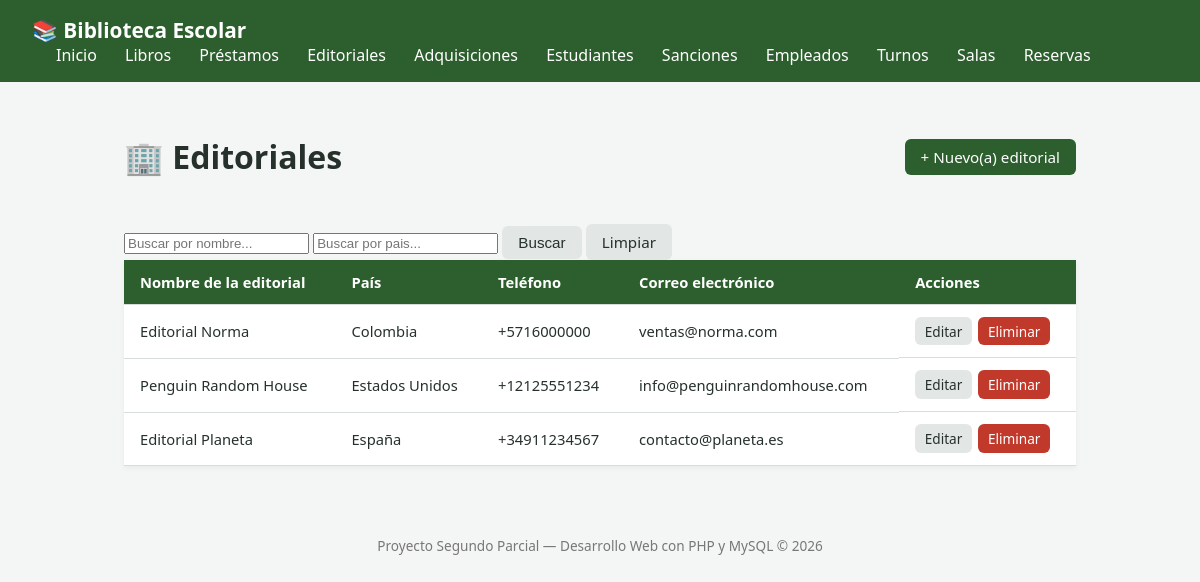
The app's page /index.php?route=editoriales with its own data.
### tables this page shows
CREATE TABLE IF NOT EXISTS editoriales (
    id INT AUTO_INCREMENT PRIMARY KEY,
    nombre VARCHAR(150) NOT NULL,
    pais VARCHAR(80) NOT NULL,
    telefono VARCHAR(20) NOT NULL,
    email VARCHAR(150) NOT NULL UNIQUE,
    creado_en TIMESTAMP DEFAULT CURRENT_TIMESTAMP
);

### app/controllers/editorialController.php (called while the page is built, shortened)
<?php
require_once __DIR__ . '/../models/editorial.php';
class EditorialController
{
    public function index(): void
    {
        $editoriales = editorial::obtenerTodos();
        require __DIR__ . '/../views/editoriales/index.php';
    }
}

### app/models/editorial.php (called while the page is built, shortened)
<?php
class editorial{
    public static function obtenerTodos()
    {
        $conn = Conexion::conectar();
        $sql = "SELECT id, nombre, pais, telefono, email FROM editoriales ORDER BY id DESC";
        $res = $conn->query($sql);
        $editoriales = [];
        while ($fila = $res->fetch_assoc()) {
            $editoriales[] = $fila;
        }
        return $editoriales;
    }
}
?>

### app/views/editoriales/index.php (the view, shortened to what this page needs)
<?php require __DIR__ . '/../header.php'; ?>
<div class="page-header">
    <h1>🏢 Editoriales</h1>
    <a href="index.php?route=editoriales/create" class="btn btn-primary">+ Nuevo(a) editorial</a>
</div>
<form action="index.php" method="GET" class="formulario-busqueda">
    <input type="text" name="nombre" placeholder="Buscar por nombre..." value="<?= htmlspecialchars($_GET['nombre'] ?? '') ?>">
    <input type="text" name="pais" placeholder="Buscar por pais..." value="<?= htmlspecialchars($_GET['pais'] ?? '') ?>">
    <button type="submit" class="btn">Buscar</button>
    <a href="index.php?route=editoriales" class="btn">Limpiar</a>
</form>
<?php if (empty($editoriales)): ?>
    <p class="empty-state">No se encontraron registros.</p>
<?php else: ?>
    <table class="tabla">
        <thead>
            <tr>
                <th>Nombre de la editorial</th>
                <th>País</th>
                <th>Teléfono</th>
                <th>Correo electrónico</th>
                <th>Acciones</th>
            </tr>
        </thead>
        <tbody>
            <?php foreach ($editoriales as $reg): ?>
                <tr>
                    <td><?= htmlspecialchars($reg['nombre']) ?></td>
                    <td><?= htmlspecialchars($reg['pais']) ?></td>
                    <td><?= htmlspecialchars($reg['telefono']) ?></td>
                    <td><?= htmlspecialchars($reg['email']) ?></td>
                    <td class="acciones">
                        <a href="index.php?route=editoriales/edit&id=<?= $reg['id'] ?>" class="btn btn-small">Editar</a>
                        <a href="index.php?route=editoriales/delete&id=<?= $reg['id'] ?>"
                           class="btn btn-small btn-danger"
                           onclick="return confirm('¿Está seguro de eliminar este registro? Esta acción no se puede deshacer.');">
                           Eliminar
                        </a>
                    </td>
                </tr>
            <?php endforeach; ?>
        </tbody>
    </table>
<?php endif; ?>
<?php require __DIR__ . '/../footer.php'; ?>

### public/css/style.css (style rules this page uses)
:root { --color-primario: #2c5f2d; --color-primario-oscuro: #1e4220; --color-fondo: #f4f6f5; --color-texto: #26312b; --color-borde: #d7ded9; --color-error: #c0392b; --color-exito: #27924b; --color-advertencia: #b8860b; }
* { box-sizing: border-box; }
body { margin: 0; font-family: 'Segoe UI', Arial, sans-serif; background-color: var(--color-fondo); color: var(--color-texto); }
.page-header { display: flex; justify-content: space-between; align-items: center; margin-bottom: 1.5rem; flex-wrap: wrap; gap: 1rem; }
.btn { display: inline-block; padding: 0.5rem 1rem; border-radius: 6px; text-decoration: none; background: #e2e6e4; color: var(--color-texto); border: none; cursor: pointer; font-size: 0.95rem; }
.btn-primary { background-color: var(--color-primario); color: white; }
.btn-danger { background-color: var(--color-error); color: white; }
.btn-small { padding: 0.3rem 0.6rem; font-size: 0.85rem; }
.tabla { width: 100%; border-collapse: collapse; background: white; box-shadow: 0 2px 6px rgba(0,0,0,0.05); }
.tabla th, .tabla td { padding: 0.75rem 1rem; border-bottom: 1px solid var(--color-borde); text-align: left; font-size: 0.92rem; }
.tabla th { background-color: var(--color-primario); color: white; }
.acciones { display: flex; gap: 0.4rem; flex-wrap: wrap; }

### records on screen
editoriales: nombre "Editorial Norma", pais "Colombia", telefono "+5716000000", email "ventas@norma.com"
editoriales: nombre "Penguin Random House", pais "Estados Unidos", telefono "+12125551234", email "info@penguinrandomhouse.com"
editoriales: nombre "Editorial Planeta", pais "España", telefono "+34911234567", email "contacto@planeta.es"
